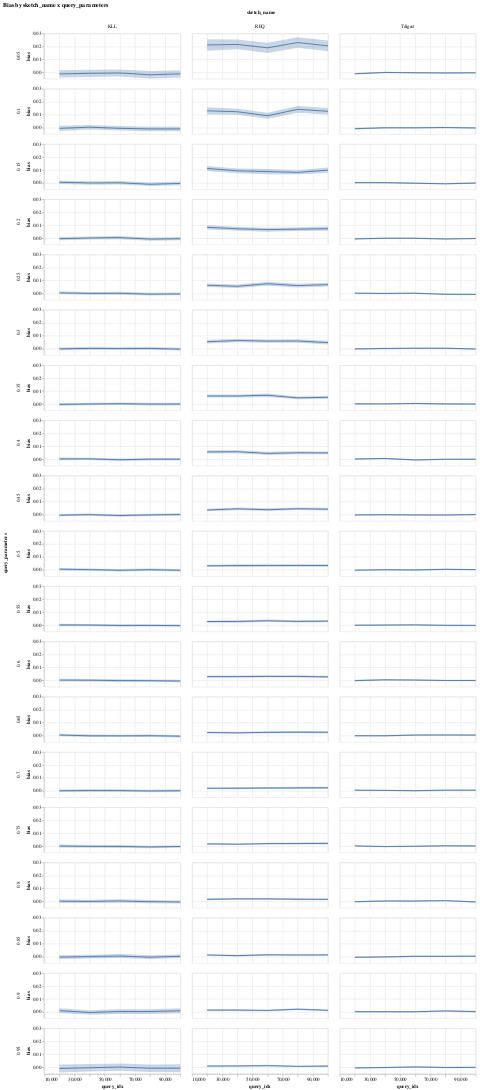

The cell this chart's notebook holds for it:
### Code cell
(chart, raw_aggdat) = plotBias(dat[dat['query'] == 'quantile'], x='query_idx', column='sketch_name', row='query_parameters', 
                               normalize_by='sketch_size', normalize_by_sqrt=False)
chart.configure_view(continuousWidth=300,continuousHeight=100)

### Figure 1 — Vega-Lite specification as saved in the notebook (floating-point values rounded to 4 significant figures; data arrays with more than 128 entries replaced by an {"elided": "..."} marker saying what was removed)
{"config": {"view": {"continuousWidth": 300, "continuousHeight": 100}}, "data": {"name": "data-8a167e7396eacd93696a0b23adeb39fd"}, "facet": {"column": {"type": "nominal", "field": "sketch_name"}, "row": {"type": "quantitative", "field": "query_parameters"}}, "spec": {"layer": [{"mark": "line", "encoding": {"x": {"type": "quantitative", "field": "query_idx"}, "y": {"type": "quantitative", "field": "bias", "title": "bias"}}}, {"mark": {"type": "area", "opacity": 0.3}, "encoding": {"x": {"type": "quantitative", "field": "query_idx"}, "y": {"type": "quantitative", "field": "bias_lower95", "title": "bias"}, "y2": {"field": "bias_upper95"}}}]}, "title": "Bias by sketch_name x query_parameters", "$schema": "https://vega.github.io/schema/vega-lite/v4.8.1.json", "datasets": {"data-8a167e7396eacd93696a0b23adeb39fd": {"elided": "285 records"}}}
